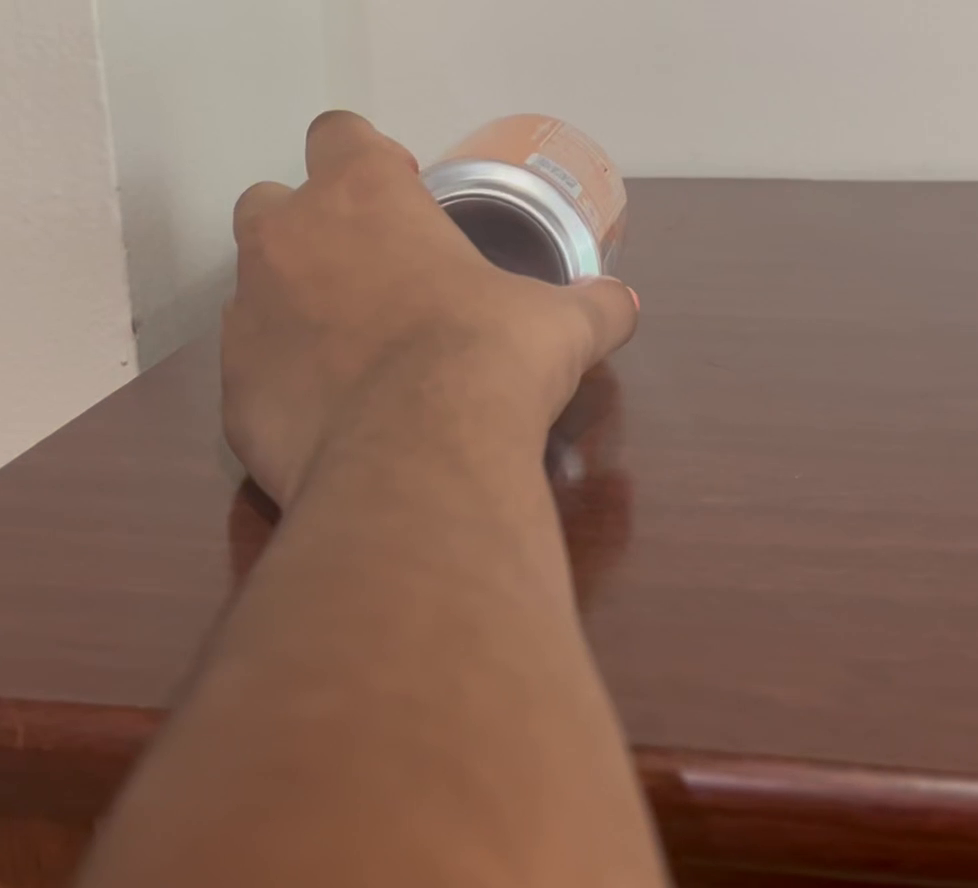
#> input picture frame 6 of movingCan.mov, 978 x 888 px
$ python main.py
#> lines starting #> are read from the running program, lines starting #| are printed output that depends on the picture; after the words box and inside, x2 and y2 are one past the last pixel; in counts of white or black regions, pixels touching at a corner belong together
#> further down, img is the input picture: shape (888, 978, 3); mean B, G, R 95.3, 108.9, 136.4
### processing_display_image.py
import cv2 as cv # Computer vision and image processing library


def process_img(img):
    # Makes image grayscale
    gray = cv.cvtColor(img, cv.COLOR_BGR2GRAY)
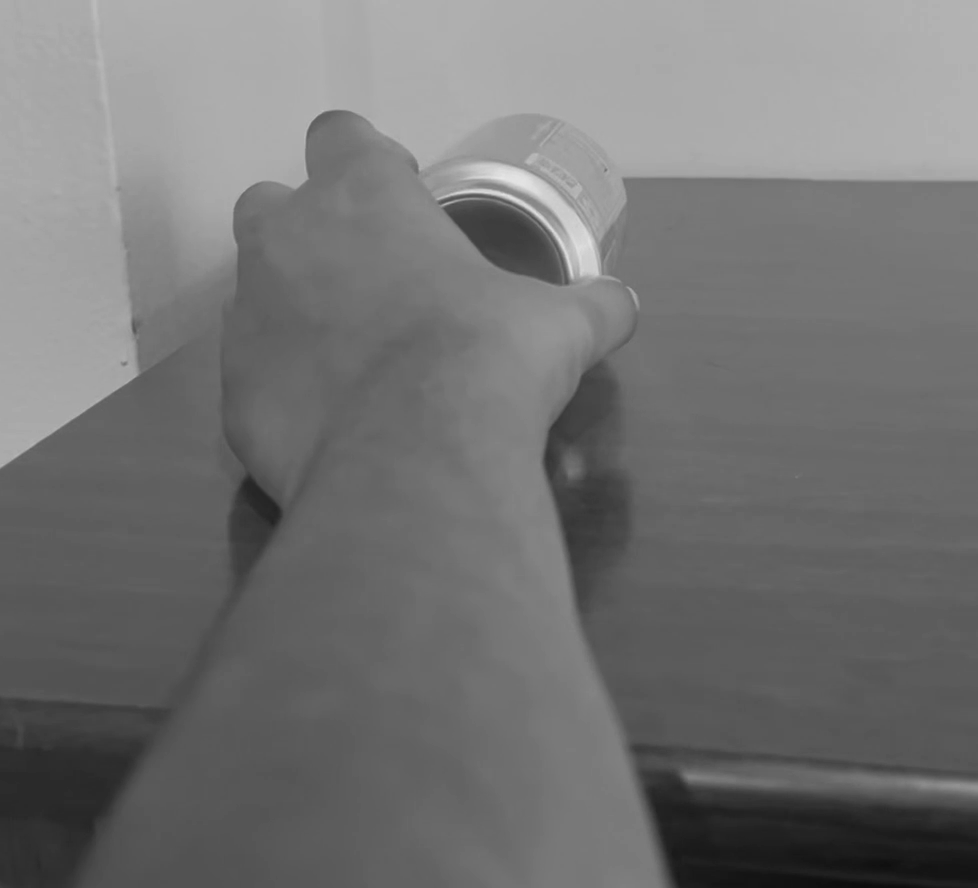
#> gray: shape (888, 978); min 12, max 231, mean 115.6

    # Blurs image generally with 10 intensity
    gray = cv.blur(gray, (1, 1))

    # Takes the median color of a specific area and used to blur
    # This mainly is used to prevent detection of the inner circles in the can
    gray = cv.medianBlur(gray, 1)

    return gray


# [4 lines left out: function display_img, not called in this run]


def display_video_frame(frame, winname):
    cv.imshow(winname, frame)
    cv.waitKey(1)

### circles.py
import cv2 as cv
import numpy as np # Library for arrays, better for memory and commonly used for larger arrays


def detect_circles(processed_img):
    # NumPy array method which indicates how many elements the first array has
    rows = processed_img.shape[0]
#> rows = 888

    # param 1 & 2 correlate to cv.HOUGH_GRADIENT, which detects the edges
    # dp is ratio of accumulator resolution to image resolution
    # Stores center line and radius

    circles = cv.HoughCircles(processed_img, cv.HOUGH_GRADIENT,
                              1, rows / 8,
                              param1=30, param2=55,
                              minRadius=110, maxRadius=150)
#> circles = None
    return circles


def draw_circle(img, circles):
    # If statement to prevent an error if no circles are detected
    if circles is not None:
        # Round up/down numbers in array
        circles = np.uint16(np.around(circles))
        # Element 0, 1 is center of circle
        for circle in circles[0, :]:
            center = (circle[0], circle[1])
            # circle center, draws a dot (very tiny circle)
            cv.circle(img, center, 1, (0, 0, 255), 6)
            # circle outline, element 2 is radius
            radius = circle[2]
            cv.circle(img, center, radius, (0, 255, 0), 10)

        return img
    else:
        return img

### main.py
import cv2 as cv
from processing_display_image import process_img, display_video_frame # Adds blurs to image, past library
from circles import * # Past libraries to detect and draw circles


if __name__ == "__main__":
    # Take Video
    capture = cv.VideoCapture("movingCan.mov")
    while True:
        # Process it frame by frame
        frame_exist, img = capture.read()

        if frame_exist: # Prevents code from crashing
            # Processing img, draws circles, displays image
            gray_img = process_img(img)
            circles = detect_circles(gray_img)
            img = draw_circle(img, circles)
            display_video_frame(img, "Video with Circles")
        else:
            break
    # Close the window
    capture.release()

    # De-allocate any associated memory usage
    cv.destroyAllWindows()

$ run again, starting later in the video
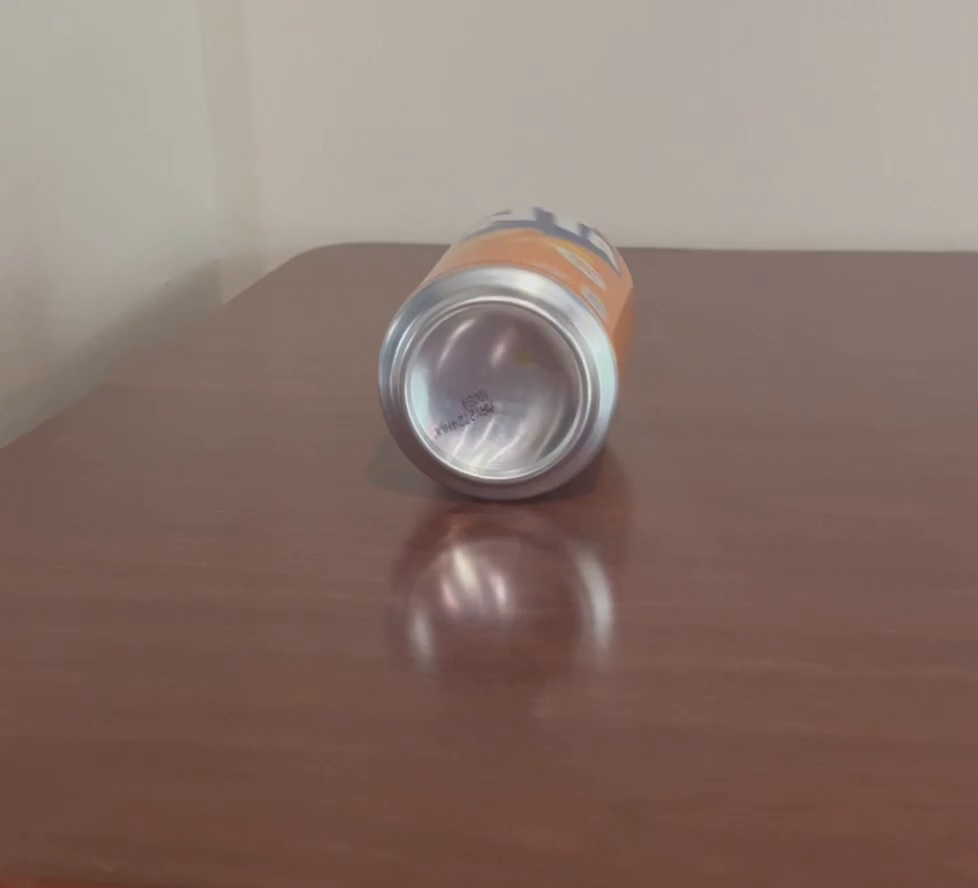
#> input picture frame 28 of movingCan.mov, 978 x 888 px
#> img is the input picture: shape (888, 978, 3); mean B, G, R 107.9, 116.4, 137.4
#> in process_img, `gray = cv.cvtColor(img, cv.COLOR_BGR2GRAY)`:
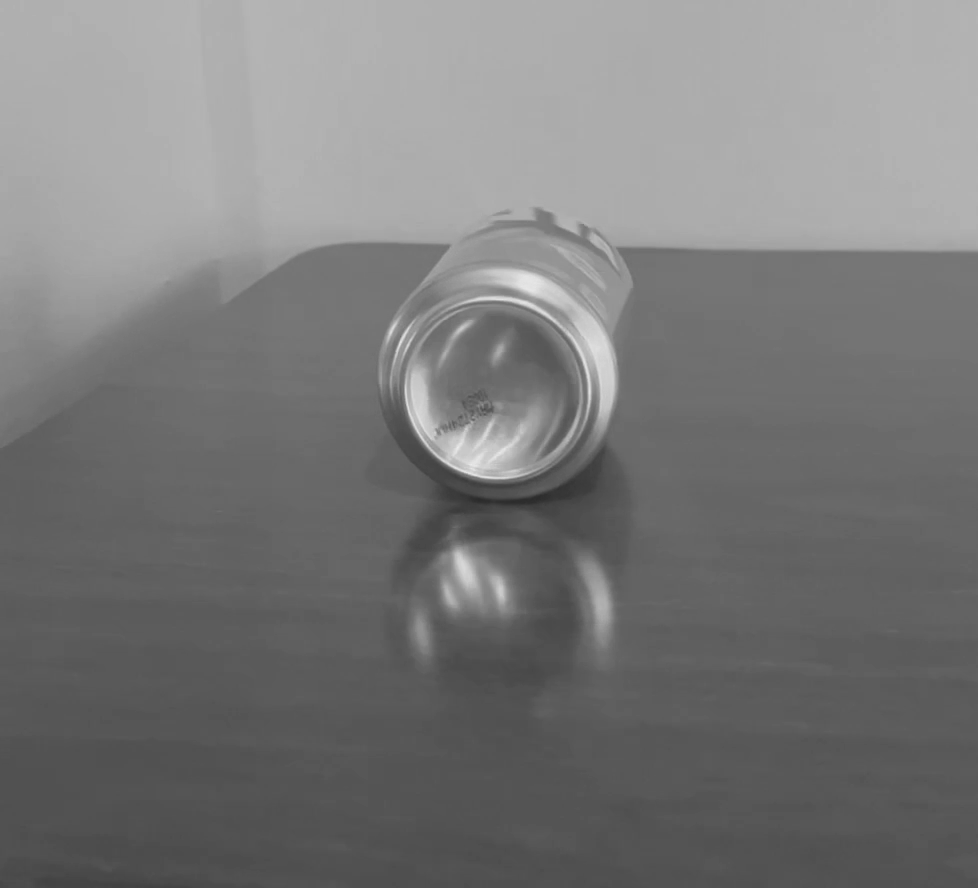
#> gray: shape (888, 978); min 43, max 234, mean 121.7
#> in detect_circles, `circles = cv.HoughCircles(processed_img, cv.HOUGH_GRADIENT, 1, rows / ..`: circles = [[496.5, 378.5, 119.6]]
#> in draw_circle, `circles = np.uint16(np.around(circles))`: circles = [[496, 378, 120]]
#> the loop in draw_circle, `for circle in circles[0, :]:` made 1 pass
#> after the loop in draw_circle, `for circle in circles[0, :]:`:
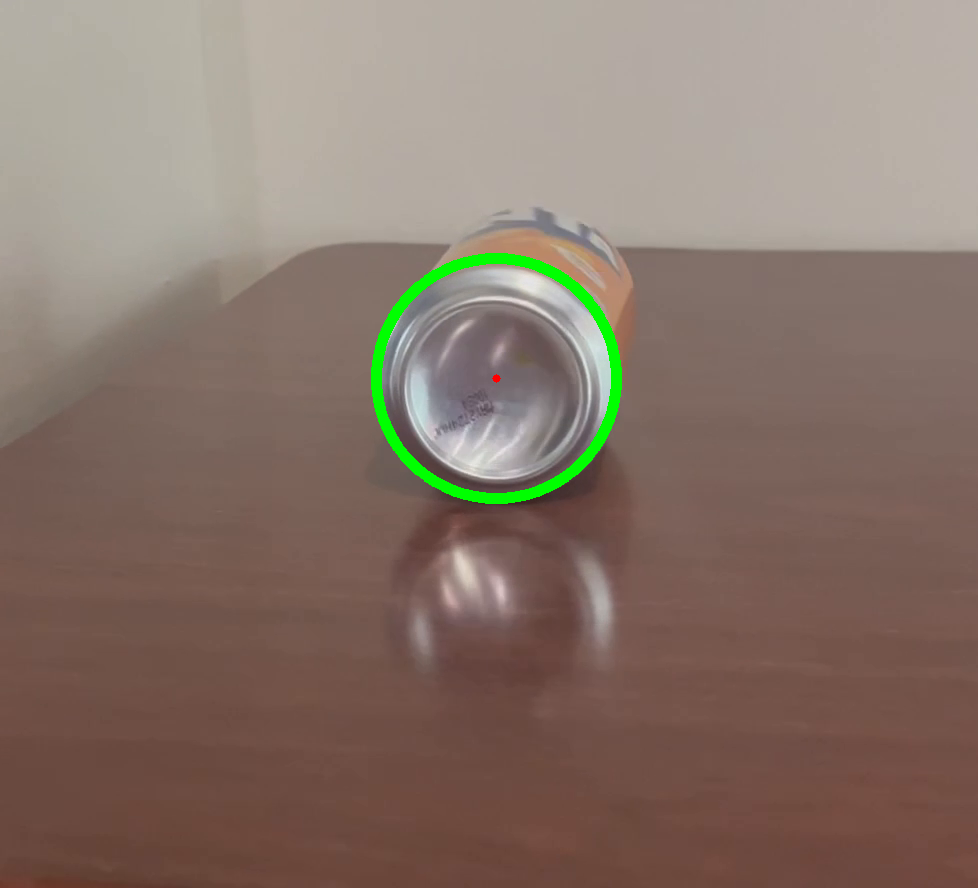
#> img: shape (888, 978, 3); 0.96% of pixels changed, all inside (x1, y1, x2, y2) = (371, 253, 622, 504)

$ run again, starting later in the video
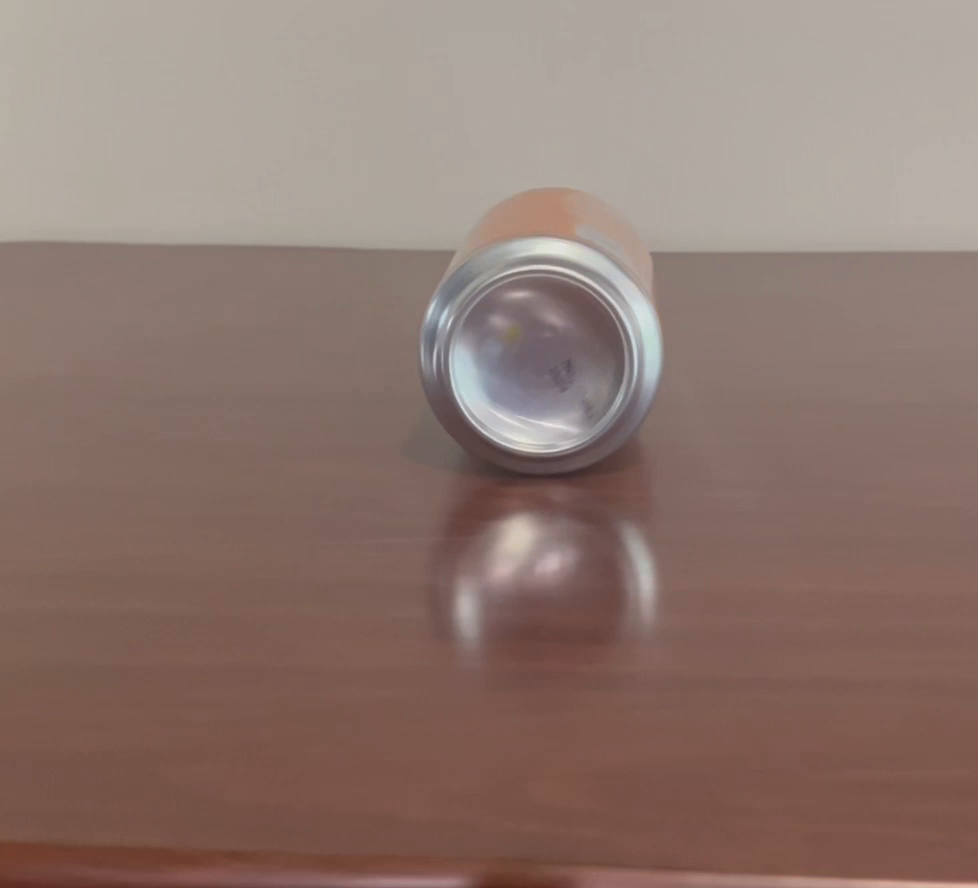
#> input picture frame 51 of movingCan.mov, 978 x 888 px
#> img is the input picture: shape (888, 978, 3); mean B, G, R 111.6, 119.9, 142.2
#> in process_img, `gray = cv.cvtColor(img, cv.COLOR_BGR2GRAY)`:
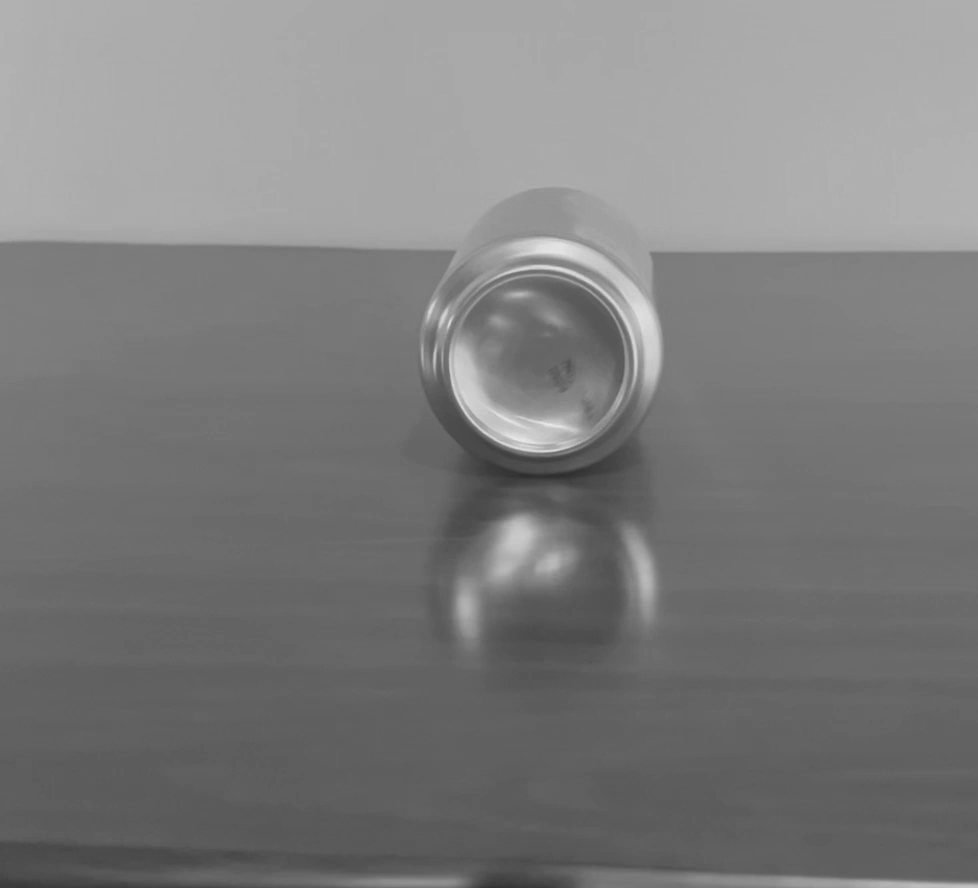
#> gray: shape (888, 978); min 44, max 234, mean 125.6
#> in detect_circles, `circles = cv.HoughCircles(processed_img, cv.HOUGH_GRADIENT, 1, rows / ..`: circles = [[536.5, 354.5, 118.4]]
#> in draw_circle, `circles = np.uint16(np.around(circles))`: circles = [[536, 354, 118]]
#> the loop in draw_circle, `for circle in circles[0, :]:` made 1 pass
#> after the loop in draw_circle, `for circle in circles[0, :]:`:
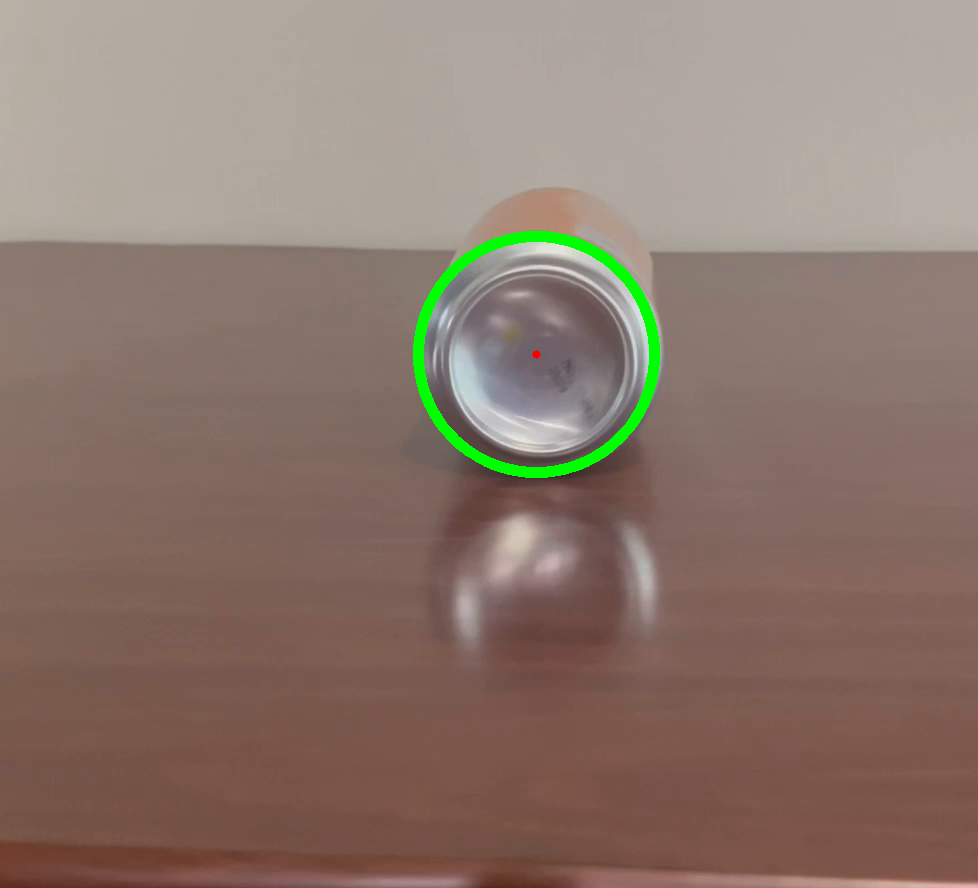
#> img: shape (888, 978, 3); 0.94% of pixels changed, all inside (x1, y1, x2, y2) = (413, 231, 660, 478)
